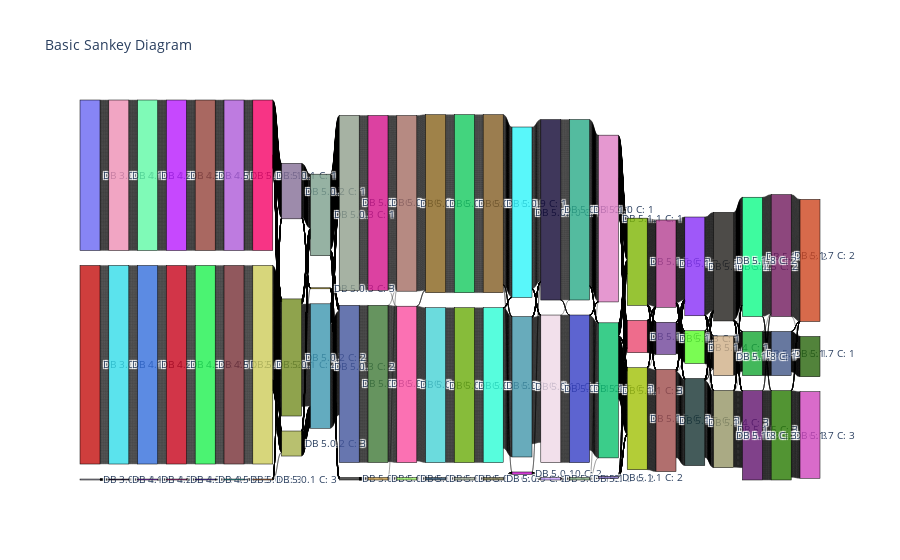

The cell this chart's notebook holds for it:
### Code cell
fig = go.Figure(data=[go.Sankey(
    node = dict(
      pad = 15,
      thickness = 20,
      line = dict(color = "black", width = 0.5),
      label = var.labels,
      color = var.color
    ),
    link = dict(
      source = var.source, # indices correspond to labels, eg A1, A2, A1, B1, ...
      target = var.target,
      value = var.values
  ))])

fig.update_layout(title_text="Basic Sankey Diagram", font_size=10)
# fig.show()

### Figure 1 — Plotly figure (JSON) as saved in the notebook; plotly's stock layout.template omitted (floating-point values rounded to 4 significant figures; data arrays with more than 128 entries replaced by an {"elided": "..."} marker saying what was removed)
{"data": [{"link": {"source": {"elided": "22850 int values"}, "target": {"elided": "22850 int values"}, "value": {"elided": "22850 int values"}}, "node": {"color": ["rgba(196, 14, 13, 0.8)", "rgba(186, 186, 207, 0.8)", "rgba(106, 103, 243, 0.8)", "rgba(51, 220, 233, 0.8)", "rgba(33, 1, 56, 0.8)", "rgba(238, 143, 180, 0.8)", "rgba(52, 110, 220, 0.8)", "rgba(153, 34, 244, 0.8)", "rgba(96, 249, 165, 0.8)", "rgba(184, 27, 254, 0.8)", "rgba(199, 3, 27, 0.8)", "rgba(213, 42, 163, 0.8)", "rgba(148, 67, 58, 0.8)", "rgba(31, 241, 79, 0.8)", "rgba(86, 43, 238, 0.8)", "rgba(174, 91, 217, 0.8)", "rgba(118, 47, 53, 0.8)", "rgba(44, 209, 211, 0.8)", "rgba(245, 2, 103, 0.8)", "rgba(205, 204, 91, 0.8)", "rgba(241, 137, 70, 0.8)", "rgba(133, 110, 151, 0.8)", "rgba(116, 141, 33, 0.8)", "rgba(167, 177, 75, 0.8)", "rgba(124, 159, 141, 0.8)", "rgba(61, 151, 175, 0.8)", "rgba(188, 159, 16, 0.8)", "rgba(144, 159, 140, 0.8)", "rgba(45, 46, 44, 0.8)", "rgba(65, 84, 156, 0.8)", "rgba(212, 18, 138, 0.8)", "rgba(197, 154, 72, 0.8)", "rgba(64, 122, 56, 0.8)", "rgba(164, 109, 99, 0.8)", "rgba(159, 244, 107, 0.8)", "rgba(251, 78, 160, 0.8)", "rgba(136, 99, 28, 0.8)", "rgba(48, 80, 108, 0.8)", "rgba(70, 211, 213, 0.8)", "rgba(21, 202, 94, 0.8)", "rgba(162, 174, 151, 0.8)", "rgba(106, 172, 9, 0.8)", "rgba(130, 93, 36, 0.8)", "rgba(124, 119, 74, 0.8)", "rgba(46, 253, 213, 0.8)", "rgba(48, 245, 249, 0.8)", "rgba(201, 9, 206, 0.8)", "rgba(67, 151, 171, 0.8)", "rgba(16, 5, 50, 0.8)", "rgba(198, 159, 254, 0.8)", "rgba(239, 217, 230, 0.8)", "rgba(42, 171, 135, 0.8)", "rgba(129, 171, 127, 0.8)", "rgba(53, 62, 197, 0.8)", "rgba(223, 127, 197, 0.8)", "rgba(121, 103, 191, 0.8)", "rgba(11, 193, 109, 0.8)", "rgba(234, 72, 112, 0.8)", "rgba(126, 182, 3, 0.8)", "rgba(161, 193, 6, 0.8)", "rgba(112, 68, 153, 0.8)", "rgba(181, 64, 146, 0.8)", "rgba(158, 76, 74, 0.8)", "rgba(89, 252, 40, 0.8)", "rgba(135, 47, 248, 0.8)", "rgba(22, 50, 49, 0.8)", "rgba(208, 175, 136, 0.8)", "rgba(33, 31, 27, 0.8)", "rgba(149, 149, 102, 0.8)", "rgba(21, 167, 50, 0.8)", "rgba(14, 250, 135, 0.8)", "rgba(97, 18, 109, 0.8)", "rgba(66, 87, 136, 0.8)", "rgba(113, 26, 93, 0.8)", "rgba(39, 122, 0, 0.8)", "rgba(39, 101, 11, 0.8)", "rgba(205, 69, 31, 0.8)", "rgba(208, 71, 189, 0.8)"], "label": ["DB 3.0 C: 1", "DB 3.0 C: 2", "DB 3.0 C: 3", "DB 4.1 C: 1", "DB 4.1 C: 2", "DB 4.1 C: 3", "DB 4.2 C: 1", "DB 4.2 C: 2", "DB 4.2 C: 3", "DB 4.3 C: 1", "DB 4.3 C: 2", "DB 4.3 C: 3", "DB 4.5 C: 1", "DB 4.5 C: 2", "DB 4.5 C: 3", " DB 5.0 C: 1", " DB 5.0 C: 2", " DB 5.0 C: 3", "DB 5.0.1 C: 1", "DB 5.0.1 C: 2", "DB 5.0.1 C: 3", "DB 5.0.2 C: 1", "DB 5.0.2 C: 2", "DB 5.0.2 C: 3", "DB 5.0.3 C: 1", "DB 5.0.3 C: 2", "DB 5.0.3 C: 3", "DB 5.0.4 C: 1", "DB 5.0.4 C: 2", "DB 5.0.4 C: 3", "DB 5.0.5 C: 1", "DB 5.0.5 C: 2", "DB 5.0.5 C: 3", "DB 5.0.6 C: 1", "DB 5.0.6 C: 2", "DB 5.0.6 C: 3", "DB 5.0.7 C: 1", "DB 5.0.7 C: 2", "DB 5.0.7 C: 3", "DB 5.0.8 C: 1", "DB 5.0.8 C: 2", "DB 5.0.8 C: 3", "DB 5.0.9 C: 1", "DB 5.0.9 C: 2", "DB 5.0.9 C: 3", "DB 5.0.10 C: 1", "DB 5.0.10 C: 2", "DB 5.0.10 C: 3", "DB 5.0.11 C: 1", "DB 5.0.11 C: 2", "DB 5.0.11 C: 3", "DB 5.1.0 C: 1", "DB 5.1.0 C: 2", "DB 5.1.0 C: 3", "DB 5.1.1 C: 1", "DB 5.1.1 C: 2", "DB 5.1.1 C: 3", "DB 5.1.2 C: 1", "DB 5.1.2 C: 2", "DB 5.1.2 C: 3", "DB 5.1.3 C: 1", "DB 5.1.3 C: 2", "DB 5.1.3 C: 3", "DB 5.1.4 C: 1", "DB 5.1.4 C: 2", "DB 5.1.4 C: 3", "DB 5.1.5 C: 1", "DB 5.1.5 C: 2", "DB 5.1.5 C: 3", "DB 5.1.6 C: 1", "DB 5.1.6 C: 2", "DB 5.1.6 C: 3", "DB 5.1.7 C: 1", "DB 5.1.7 C: 2", "DB 5.1.7 C: 3", "DB 5.1.8 C: 1", "DB 5.1.8 C: 2", "DB 5.1.8 C: 3"], "line": {"color": "black", "width": 0.5}, "pad": 15, "thickness": 20}, "type": "sankey"}], "layout": {"font": {"size": 10}, "title": {"text": "Basic Sankey Diagram"}}}
